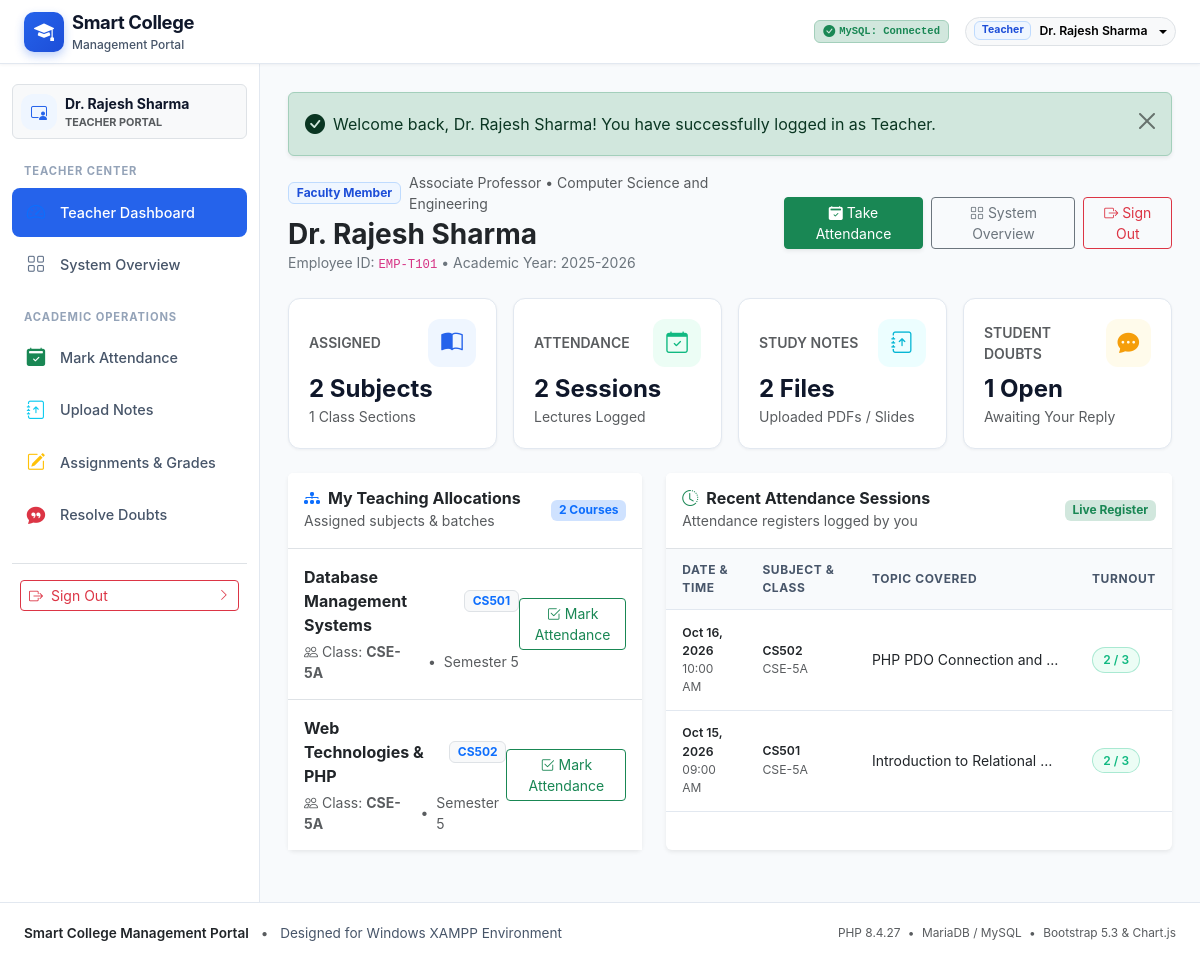
The page /modules/teacher/dashboard.php (signed in) on the database its author committed.
### tables this page shows
CREATE TABLE `teacher_profiles` (
  `id` INT AUTO_INCREMENT PRIMARY KEY,
  `user_id` INT NOT NULL UNIQUE,
  `employee_id` VARCHAR(30) NOT NULL UNIQUE,
  `department_id` INT NOT NULL,
  `designation` VARCHAR(100) NOT NULL,
  `qualification` VARCHAR(100) NULL,
  `phone` VARCHAR(20) NULL,
  `joining_date` DATE NULL,
  `created_at` TIMESTAMP DEFAULT CURRENT_TIMESTAMP,
  INDEX `idx_teachers_dept` (`department_id`),
  CONSTRAINT `fk_teachers_user` FOREIGN KEY (`user_id`)
    REFERENCES `users` (`id`) ON DELETE CASCADE ON UPDATE CASCADE,
  CONSTRAINT `fk_teachers_dept` FOREIGN KEY (`department_id`)
    REFERENCES `departments` (`id`) ON DELETE RESTRICT ON UPDATE CASCADE
);

CREATE TABLE `departments` (
  `id` INT AUTO_INCREMENT PRIMARY KEY,
  `department_name` VARCHAR(100) NOT NULL,
  `department_code` VARCHAR(20) NOT NULL UNIQUE,
  `description` TEXT NULL,
  `created_at` TIMESTAMP DEFAULT CURRENT_TIMESTAMP
);

CREATE TABLE `teacher_assignments` (
  `id` INT AUTO_INCREMENT PRIMARY KEY,
  `teacher_id` INT NOT NULL,
  `subject_id` INT NOT NULL,
  `class_id` INT NOT NULL,
  `academic_year` VARCHAR(20) NOT NULL,
  `created_at` TIMESTAMP DEFAULT CURRENT_TIMESTAMP,
  UNIQUE KEY `uk_teacher_subject_class_year` (`teacher_id`, `subject_id`, `class_id`, `academic_year`),
  CONSTRAINT `fk_ta_teacher` FOREIGN KEY (`teacher_id`)
    REFERENCES `teacher_profiles` (`id`) ON DELETE CASCADE ON UPDATE CASCADE,
  CONSTRAINT `fk_ta_subject` FOREIGN KEY (`subject_id`)
    REFERENCES `subjects` (`id`) ON DELETE CASCADE ON UPDATE CASCADE,
  CONSTRAINT `fk_ta_class` FOREIGN KEY (`class_id`)
    REFERENCES `classes` (`id`) ON DELETE CASCADE ON UPDATE CASCADE
);

CREATE TABLE `subjects` (
  `id` INT AUTO_INCREMENT PRIMARY KEY,
  `department_id` INT NOT NULL,
  `subject_name` VARCHAR(120) NOT NULL,
  `subject_code` VARCHAR(30) NOT NULL UNIQUE,
  `semester` INT NOT NULL,
  `created_at` TIMESTAMP DEFAULT CURRENT_TIMESTAMP,
  INDEX `idx_subjects_dept` (`department_id`),
  CONSTRAINT `fk_subjects_department` FOREIGN KEY (`department_id`)
    REFERENCES `departments` (`id`) ON DELETE CASCADE ON UPDATE CASCADE
);

CREATE TABLE `classes` (
  `id` INT AUTO_INCREMENT PRIMARY KEY,
  `department_id` INT NOT NULL,
  `class_name` VARCHAR(50) NOT NULL,
  `semester` INT NOT NULL,
  `academic_year` VARCHAR(20) NOT NULL,
  `created_at` TIMESTAMP DEFAULT CURRENT_TIMESTAMP,
  INDEX `idx_classes_dept` (`department_id`),
  CONSTRAINT `fk_classes_department` FOREIGN KEY (`department_id`)
    REFERENCES `departments` (`id`) ON DELETE CASCADE ON UPDATE CASCADE
);

CREATE TABLE `attendance_sessions` (
  `id` INT AUTO_INCREMENT PRIMARY KEY,
  `class_id` INT NOT NULL,
  `subject_id` INT NOT NULL,
  `teacher_id` INT NOT NULL,
  `session_date` DATE NOT NULL,
  `session_time` TIME NOT NULL,
  `topic` VARCHAR(255) NULL,
  `created_at` TIMESTAMP DEFAULT CURRENT_TIMESTAMP,
  INDEX `idx_att_sess_date` (`session_date`),
  CONSTRAINT `fk_att_class` FOREIGN KEY (`class_id`)
    REFERENCES `classes` (`id`) ON DELETE CASCADE ON UPDATE CASCADE,
  CONSTRAINT `fk_att_subject` FOREIGN KEY (`subject_id`)
    REFERENCES `subjects` (`id`) ON DELETE CASCADE ON UPDATE CASCADE,
  CONSTRAINT `fk_att_teacher` FOREIGN KEY (`teacher_id`)
    REFERENCES `teacher_profiles` (`id`) ON DELETE CASCADE ON UPDATE CASCADE
);

### modules/teacher/dashboard.php (the view, shortened to what the rows shown need)
<?php
require_once __DIR__ . '/../../config/database.php';
require_once __DIR__ . '/../../includes/auth.php';
$currentUser = getCurrentUser();
$teacherProfile = null;
$assignedCourses = [];
$recentSessions = [];
if ($pdo instanceof PDO) {
    try {
        $stmtProfile = $pdo->prepare("
            SELECT tp.*, d.department_name, d.department_code
            FROM `teacher_profiles` tp
            LEFT JOIN `departments` d ON tp.department_id = d.id
            WHERE tp.user_id = :uid
            LIMIT 1
        ");
        $stmtProfile->execute([':uid' => $currentUser['id']]);
        $teacherProfile = $stmtProfile->fetch();
        $teacherId = $teacherProfile['id'] ?? 0;
        if ($teacherId) {
            $stmtAssign = $pdo->prepare("
                SELECT ta.id, ta.academic_year, s.subject_name, s.subject_code, c.class_name, c.semester
                FROM `teacher_assignments` ta
                JOIN `subjects` s ON ta.subject_id = s.id
                JOIN `classes` c ON ta.class_id = c.id
                WHERE ta.teacher_id = :tid
                ORDER BY c.class_name ASC, s.subject_name ASC
            ");
            $stmtAssign->execute([':tid' => $teacherId]);
            $assignedCourses = $stmtAssign->fetchAll();
            $stmtRecent = $pdo->prepare("
                SELECT att.id, att.session_date, att.session_time, att.topic,
                       c.class_name, s.subject_name, s.subject_code,
                       (SELECT COUNT(*) FROM `attendance_records` ar WHERE ar.session_id = att.id AND ar.status = 'Present') as present_count,
                       (SELECT COUNT(*) FROM `attendance_records` ar WHERE ar.session_id = att.id) as total_records
                FROM `attendance_sessions` att
                JOIN `classes` c ON att.class_id = c.id
                JOIN `subjects` s ON att.subject_id = s.id
                WHERE att.teacher_id = :tid
                ORDER BY att.session_date DESC, att.session_time DESC
                LIMIT 5
            ");
            $stmtRecent->execute([':tid' => $teacherId]);
            $recentSessions = $stmtRecent->fetchAll();
        }
    } catch (PDOException $e) {
        error_log("Teacher Dashboard Query Error: " . $e->getMessage());
    }
}
require_once __DIR__ . '/../../includes/header.php';
require_once __DIR__ . '/../../includes/sidebar.php';
?>
<main class="portal-main-content">
    <div class="d-flex flex-column flex-md-row justify-content-between align-items-md-center gap-3 mb-4">
        <div>
            <div class="d-flex align-items-center gap-2">
                <span class="badge badge-role-teacher">Faculty Member</span>
                <span class="text-muted small"><?= htmlspecialchars($teacherProfile['designation'] ?? 'Instructor') ?> &bull; <?= htmlspecialchars($teacherProfile['department_name'] ?? 'Academic Dept') ?></span>
            </div>
            <h2 class="h3 fw-bold text-dark mt-1 mb-0"><?= htmlspecialchars($currentUser['full_name']) ?></h2>
            <p class="text-secondary small mb-0">Employee ID: <code><?= htmlspecialchars($teacherProfile['employee_id'] ?? 'N/A') ?></code> &bull; Academic Year: 2025-2026</p>
        </div>
    </div>
    <div class="row g-4 mb-4">
        <div class="col-lg-5">
            <div class="card border-0 shadow-sm h-100">
                <div class="card-body p-0">
                    <div class="list-group list-group-flush">
                        <?php if (!empty($assignedCourses)): ?>
                            <?php foreach ($assignedCourses as $course): ?>
                                <div class="list-group-item p-3 d-flex justify-content-between align-items-center">
                                    <div>
                                        <div class="d-flex align-items-center gap-2 mb-1">
                                            <span class="fw-bold text-dark"><?= htmlspecialchars($course['subject_name']) ?></span>
                                            <span class="badge bg-light text-primary border"><?= htmlspecialchars($course['subject_code']) ?></span>
                                        </div>
                                        <div class="d-flex align-items-center gap-2 small text-muted">
                                            <span><i class="bi bi-people me-1"></i>Class: <strong><?= htmlspecialchars($course['class_name']) ?></strong></span>
                                            <span>&bull;</span>
                                            <span>Semester <?= (int)$course['semester'] ?></span>
                                        </div>
                                    </div>
                                    <a href="attendance.php?course=<?= (int)$course['id'] ?>" class="btn btn-sm btn-outline-success">
                                        <i class="bi bi-check2-square me-1"></i>Mark Attendance
                                    </a>
                                </div>
                            <?php endforeach; ?>
                        <?php else: ?>
                            <div class="p-3 text-center text-muted small">No courses allocated yet.</div>
                        <?php endif; ?>
                    </div>
                </div>
            </div>
        </div>
        <div class="col-lg-7">
            <div class="card border-0 shadow-sm h-100">
                <div class="card-body p-0">
                    <div class="table-responsive">
                        <table class="table-portal mb-0">
                            <thead>
                                <tr>
                                    <th>Date & Time</th>
                                    <th>Subject & Class</th>
                                    <th>Topic Covered</th>
                                    <th>Turnout</th>
                                </tr>
                            </thead>
                            <tbody>
                                <?php if (!empty($recentSessions)): ?>
                                    <?php foreach ($recentSessions as $sess): ?>
                                        <tr>
                                            <td>
                                                <div class="fw-semibold small"><?= date('M d, Y', strtotime($sess['session_date'])) ?></div>
                                                <div class="text-muted" style="font-size: 0.75rem;"><?= date('h:i A', strtotime($sess['session_time'])) ?></div>
                                            </td>
                                            <td>
                                                <div class="small fw-semibold"><?= htmlspecialchars($sess['subject_code']) ?></div>
                                                <div class="text-muted small"><?= htmlspecialchars($sess['class_name']) ?></div>
                                            </td>
                                            <td class="small text-truncate" style="max-width: 220px;" title="<?= htmlspecialchars($sess['topic']) ?>">
                                                <?= htmlspecialchars($sess['topic'] ?: 'Standard Lecture Session') ?>
                                            </td>
                                            <td>
                                                <span class="badge badge-status badge-present">
                                                    <?= (int)$sess['present_count'] ?> / <?= (int)$sess['total_records'] ?>
                                                </span>
                                            </td>
                                        </tr>
                                    <?php endforeach; ?>
                                <?php else: ?>
                                    <tr>
                                        <td colspan="4" class="text-center py-3 text-muted">No attendance sessions recorded yet.</td>
                                    </tr>
                                <?php endif; ?>
                            </tbody>
                        </table>
                    </div>
                </div>
            </div>
        </div>
    </div>
</main>
<?php require_once __DIR__ . '/../../includes/footer.php'; ?>

### rows shown on the page
teacher_profiles: designation "Associate Professor", department.department_name "Computer Science and Engineering", employee "EMP-T101"
teacher_assignments: subject.subject_name "Database Management Systems", subject.subject_code "CS501", class.class_name "CSE-5A", class.semester "5"
teacher_assignments: subject.subject_name "Web Technologies & PHP", subject.subject_code "CS502", class.class_name "CSE-5A", class.semester "5"
attendance_sessions: session_date "Oct 16, 2026", session_time "10:00 AM", subject.subject_code "CS502", class.class_name "CSE-5A", topic "PHP PDO Connection and…", present_count "2", total_records "3"
attendance_sessions: session_date "Oct 15, 2026", session_time "09:00 AM", subject.subject_code "CS501", class.class_name "CSE-5A", topic "Introduction to Relational…", present_count "2", total_records "3"

### other values the page prints
$currentUser['role'] "Teacher"
$currentUser['full_name'] "Dr. Rajesh Sharma"
$currentUser['role'] "TEACHER"
$flash['message'] "Welcome back, Dr. Rajesh Sharma! You have successfully logged in as Teacher."
$stats['subjects'] "2"
$stats['classes'] "1"
$stats['sessions'] "2"
$stats['notes'] "2"
$stats['open_doubts'] "1"
count($assignedCourses) "2"
PHP_VERSION "8.4.27"
